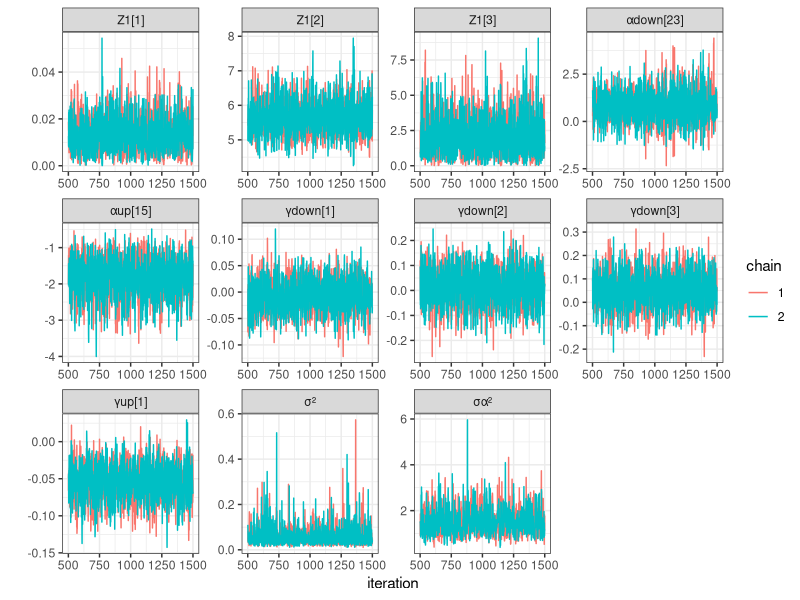
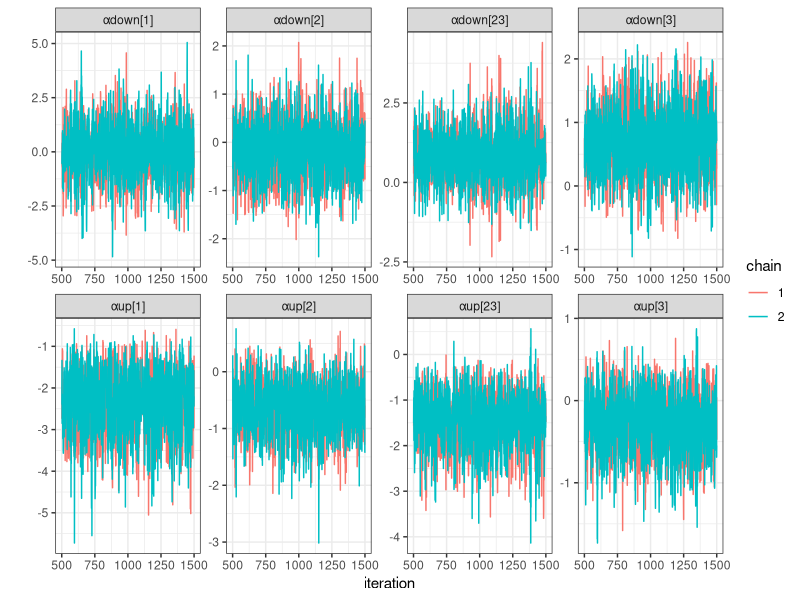
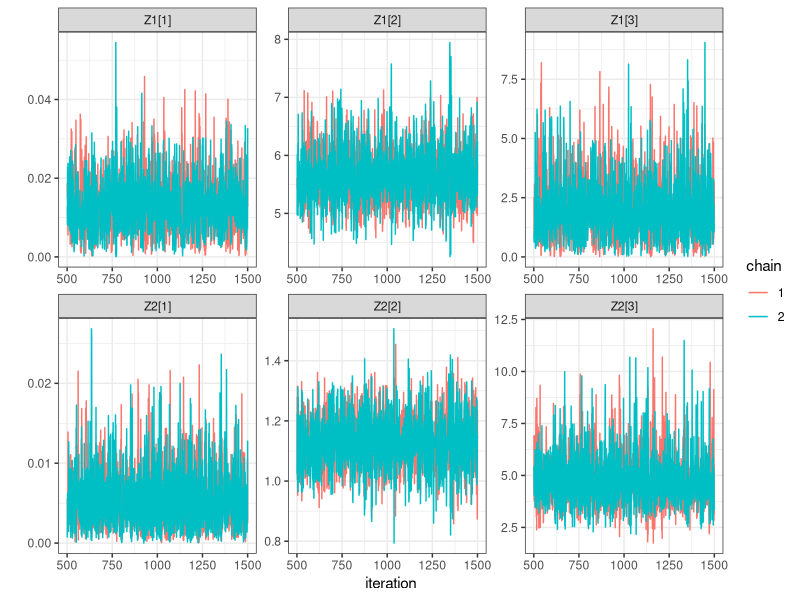
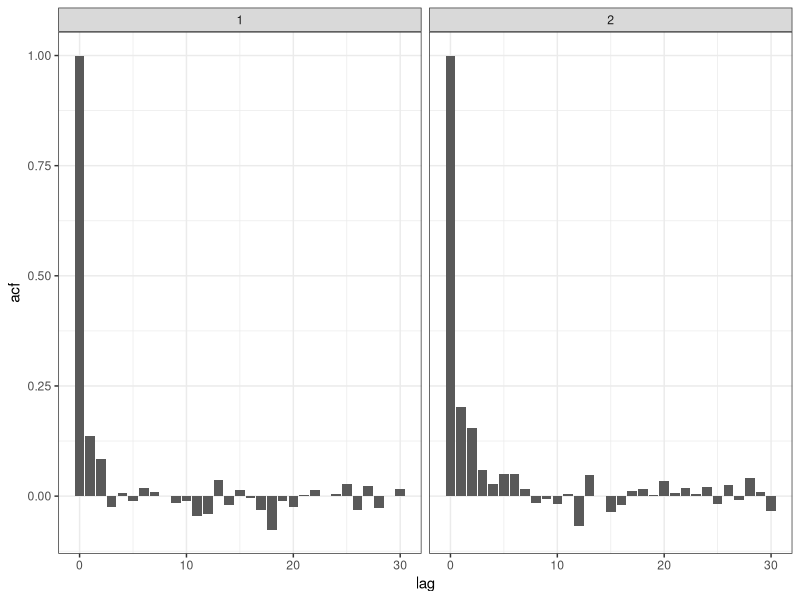
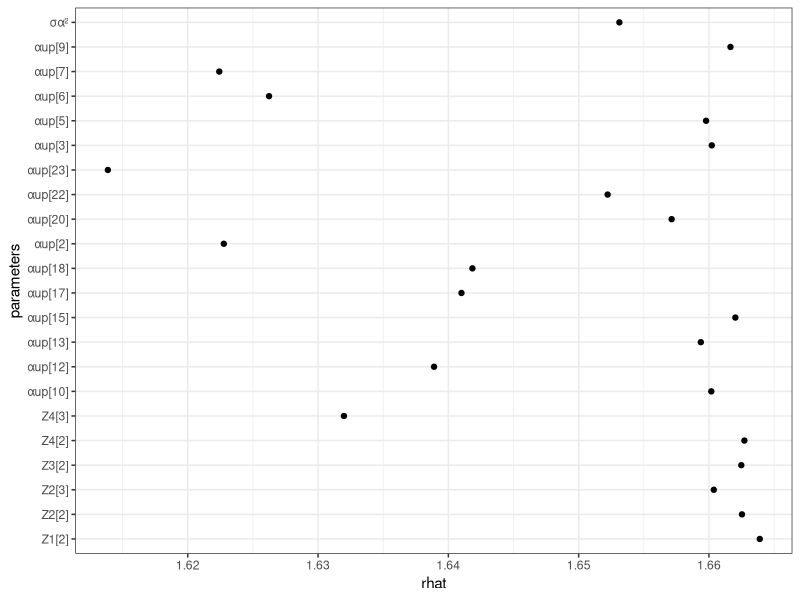
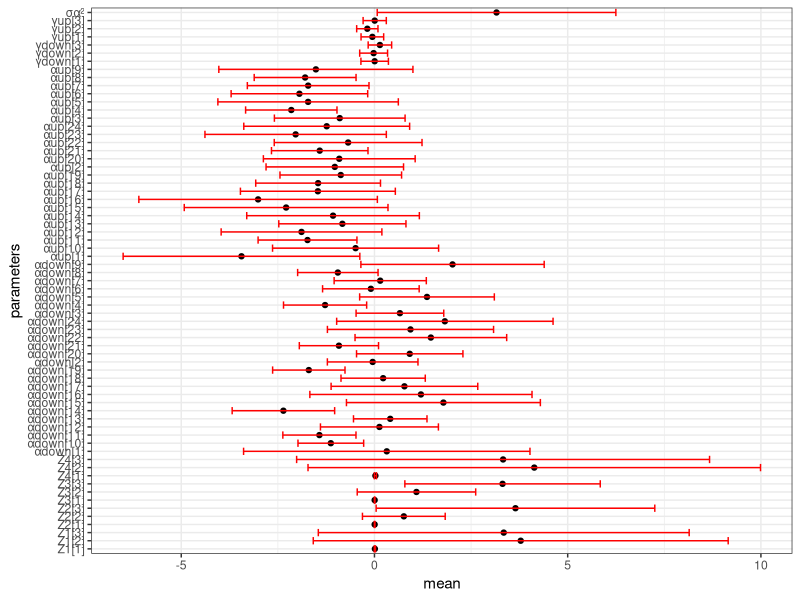
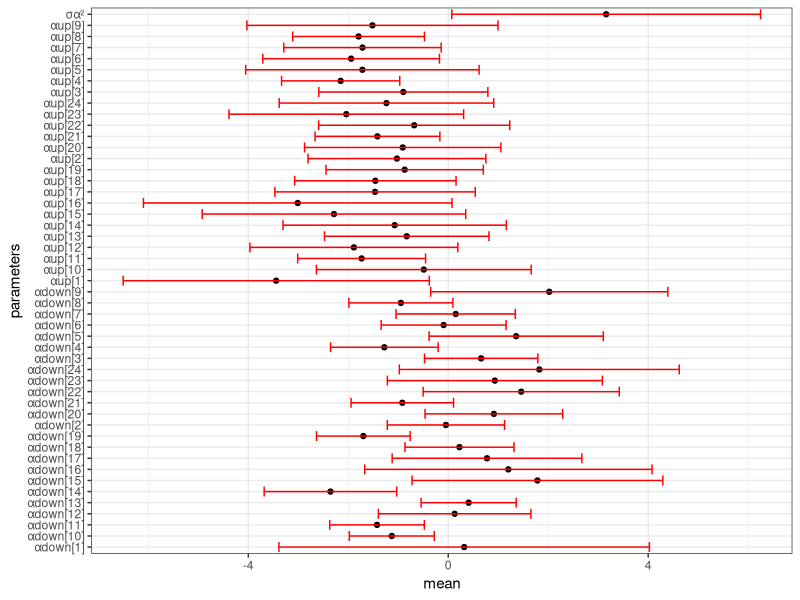

The R source for these figures, in order:
library(tidyverse)
library(forecast)
library(ggpubr)
setwd("~/.julia/dev/LatentMarkovQuest/examples/olympic")

theme_set(theme_bw())

library(readr)
iterates_full <- read_csv("figs/iterates.csv", col_types = cols(chain = col_character()))
#View(iterates)
iterates <- iterates_full %>% select(1:70)
iterates_long <- pivot_longer(iterates, 3:70, names_to="parameter", values_to="value")


iterates_long %>% dplyr::filter(parameter %in% c("σα²", "σ²","αup[15]","γup[1]","Z1[1]","Z1[2]","Z1[3]","αdown[23]","γdown[1]",  "γdown[2]",  "γdown[3]"  )) %>% 
  ggplot(aes(x=iteration, y=value, colour=chain)) + facet_wrap(~parameter,scales="free") + geom_line() + labs(y="")

iterates_long %>% dplyr::filter(parameter %in% c("αup[1]","αdown[1]","αup[2]","αdown[2]","αup[3]","αdown[3]","αup[23]","αdown[23]"  )) %>% 
  ggplot(aes(x=iteration, y=value, colour=chain)) + facet_wrap(~parameter,scales="free",nrow=2) + geom_line() + labs(y="")

iterates_long %>% dplyr::filter(parameter %in% c("Z1[1]","Z1[2]","Z1[3]","Z2[1]","Z2[2]","Z2[3]"  )) %>% 
  ggplot(aes(x=iteration, y=value, colour=chain)) + facet_wrap(~parameter,scales="free",nrow=2) + geom_line() + labs(y="")


df_acf <- iterates %>% group_by(chain) %>% reframe(acf=acf(`γup[1]`,plot=F)$acf, lag=acf(`γup[1]`,plot=F)$lag) 
df_acf %>% ggplot(aes(x=lag, y=acf)) +
  geom_bar(stat = "identity", position = "identity") + facet_wrap(~chain)


posterior_summary <- read_csv("figs/posterior_summary.csv")

posterior_summary %>% dplyr::filter(rhat >1.6) %>%  ggplot(aes(x=rhat,y=parameters)) + geom_point()

posterior_summary <- posterior_summary %>% mutate(lower=mean-2*std, upper=mean+2*std)
posterior_summary %>% ggplot(aes(x=parameters, y=mean)) + geom_point() +
  geom_errorbar(aes(ymin=lower, ymax=upper),colour='red') + coord_flip()

posterior_summary %>% dplyr::filter(str_detect(parameters, "α")) %>% 
  ggplot(aes(x=parameters, y=mean)) + geom_point() +
  geom_errorbar(aes(ymin=lower, ymax=upper),colour='red') + coord_flip()
